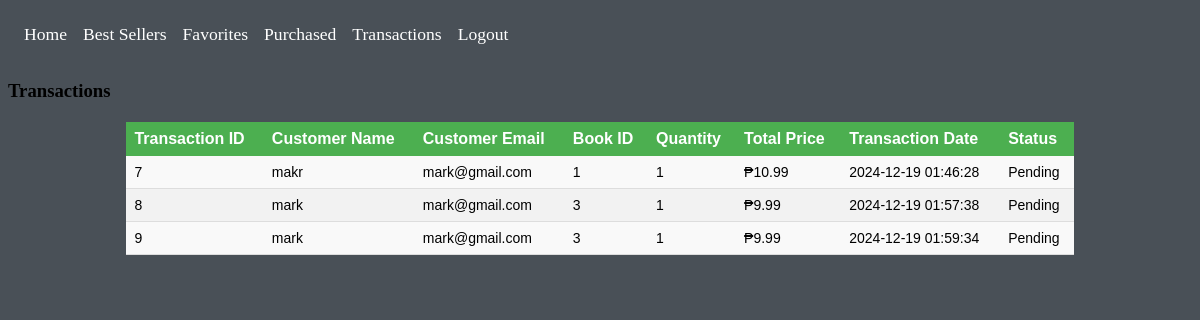
The page /sda.php (signed in) on the database its author committed.
### tables this page shows
CREATE TABLE `transactions` (
  `transaction_id` int(11) NOT NULL,
  `customer_name` varchar(255) NOT NULL,
  `customer_email` varchar(255) NOT NULL,
  `book_id` int(11) NOT NULL,
  `quantity` int(11) NOT NULL,
  `total_price` decimal(10,2) NOT NULL,
  `transaction_date` timestamp NOT NULL DEFAULT current_timestamp(),
  `status` enum('Pending','Confirmed','Shipped','Canceled') DEFAULT 'Pending',
  `user_id` int(11) DEFAULT NULL
);

### sda.php (the view, shortened to what this page needs)
<?php
include 'plugin/header.php';
include 'db.php';
$logged_in_user_id = $_SESSION['user_id'];
$query_transactions = "SELECT transaction_id, customer_name, customer_email, book_id, quantity, total_price, transaction_date, status
                       FROM transactions
                       WHERE user_id = ?";
$stmt = $conn->prepare($query_transactions);
$stmt->bind_param("i", $logged_in_user_id);
$stmt->execute();
$result_transactions = $stmt->get_result();
?>
<!DOCTYPE html>
<html lang="en">
<head>
</head>
<body>
    <main class="main">
        <section class="transactions">
            <h3 class="card__title">Transactions</h3>
            <table>
                <thead>
                    <tr>
                        <th>Transaction ID</th>
                        <th>Customer Name</th>
                        <th>Customer Email</th>
                        <th>Book ID</th>
                        <th>Quantity</th>
                        <th>Total Price</th>
                        <th>Transaction Date</th>
                        <th>Status</th>
                    </tr>
                </thead>
                <tbody>
                    <?php
                    if ($result_transactions->num_rows > 0) {
                        while ($row = $result_transactions->fetch_assoc()) {
                            ?>
                            <tr>
                                <td><?php echo $row['transaction_id']; ?></td>
                                <td><?php echo htmlspecialchars($row['customer_name']); ?></td>
                                <td><?php echo htmlspecialchars($row['customer_email']); ?></td>
                                <td><?php echo $row['book_id']; ?></td>
                                <td><?php echo $row['quantity']; ?></td>
                                <td>₱<?php echo $row['total_price']; ?></td>
                                <td><?php echo $row['transaction_date']; ?></td>
                                <td><?php echo $row['status']; ?></td>
                            </tr>
                            <?php
                        }
                    } else {
                        echo "<tr><td colspan='8'>No transactions found.</td></tr>";
                    }
                    ?>
                </tbody>
            </table>
        </section>
    </main>
</body>
</html>

### sda.php (style rules this page uses)
body { background-color: #495057; }
table { width: 80%; margin: 20px auto; border-collapse: collapse; font-family: 'Arial', sans-serif; background-color: #f9f9f9; }
th { background-color: #4CAF50; color: white; padding: 8px; text-align: left; }
td { padding: 8px; text-align: left; border-bottom: 1px solid #ddd; font-size: 14px; }
tr:nth-child(even) { background-color: #f2f2f2; }

### rows shown on the page
transactions: transaction_id "7", customer_name "makr", customer_email "mark@gmail.com", book "1", quantity "1", total_price "10.99", transaction_date "2024-12-19 01:46:28", status "Pending"
transactions: transaction_id "8", customer_name "mark", customer_email "mark@gmail.com", book "3", quantity "1", total_price "9.99", transaction_date "2024-12-19 01:57:38", status "Pending"
transactions: transaction_id "9", customer_name "mark", customer_email "mark@gmail.com", book "3", quantity "1", total_price "9.99", transaction_date "2024-12-19 01:59:34", status "Pending"
